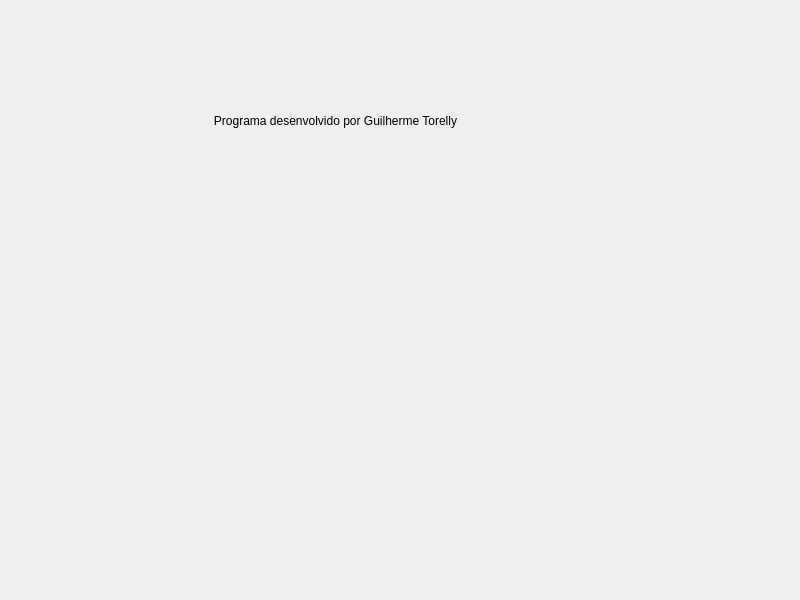
<?xml version="1.0" encoding="UTF-8"?>
<ui version="4.0">
 <class>Sobre</class>
 <widget class="QMainWindow" name="Sobre">
  <property name="geometry">
   <rect>
    <x>0</x>
    <y>0</y>
    <width>800</width>
    <height>600</height>
   </rect>
  </property>
  <property name="windowTitle">
   <string>MainWindow</string>
  </property>
  <widget class="QWidget" name="centralWidget">
   <widget class="QLabel" name="label">
    <property name="geometry">
     <rect>
      <x>110</x>
      <y>30</y>
      <width>451</width>
      <height>181</height>
     </rect>
    </property>
    <property name="text">
     <string>Programa desenvolvido por Guilherme Torelly</string>
    </property>
    <property name="alignment">
     <set>Qt::AlignCenter</set>
    </property>
   </widget>
  </widget>
 </widget>
 <resources/>
 <connections/>
</ui>
